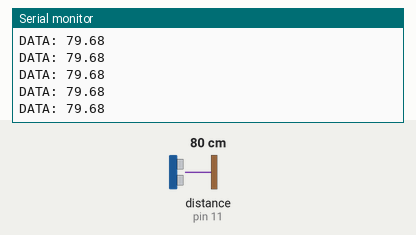
Simulated run of this program. Board: Arduino Uno, built with avr-gcc and run on an emulated ATmega328P. Parts: the last lines printed to the serial monitor. Wiring (inferred from the names in the program): ultrasonic range finder: trigger pin 12; echo pin 11. Inputs (shaded band) come from the test bench; at power-on: distance to the obstacle (sensor on pin 11) 80 cm. The echo pulse lasts 58.3 µs per cm.

Above: at 1.2 s.
1.3 s: distance to the obstacle (sensor on pin 11) set to 120 cm
At 1.49 s:
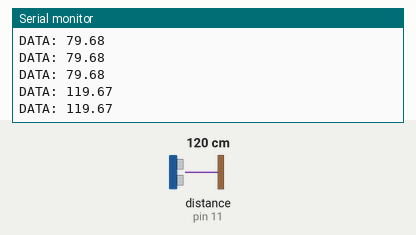
4.3 s: distance to the obstacle (sensor on pin 11) set to 2 cm
At 4.3 s:
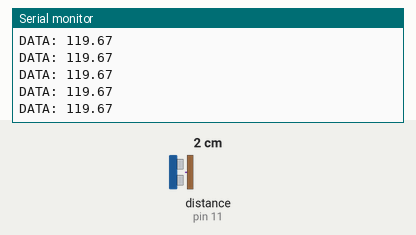
Timing chart, 0 to 7.3 s (numbered marks = the images above; inputs shaded):
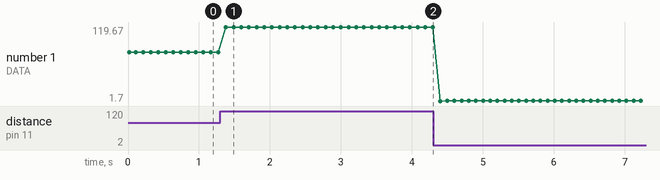

Measured:
- after the input at 1.3 s, the serial monitor: prints a new line after 0.08 s (image 1)
- plotted number 1: 79.68 → 119.67 after the input at 1.3 s, 119.67 → 2.02 after the input at 4.3 s

The program:

main.cpp
```cpp
#include <Arduino.h>

#define TRIG_PIN 12
#define ECHO_PIN 11


void setup() {
  Serial.begin(9600);
  pinMode(TRIG_PIN, OUTPUT);
  pinMode(ECHO_PIN, INPUT);
  Serial.println("Ultrasonic Ready");

}


long readUltrasonic(){
  digitalWrite(TRIG_PIN, LOW);
delayMicroseconds(2);
digitalWrite(TRIG_PIN, HIGH);
delayMicroseconds(10);
digitalWrite(TRIG_PIN, LOW);

return pulseIn(ECHO_PIN, HIGH);
}

void loop() {
long microseconds = readUltrasonic();
float distance = (microseconds * 0.0343) / 2.0;

Serial.print("DATA: ");
Serial.println(distance);

delay(100);

}

int myFunction(int x, int y) {
  return x + y;
}
```
